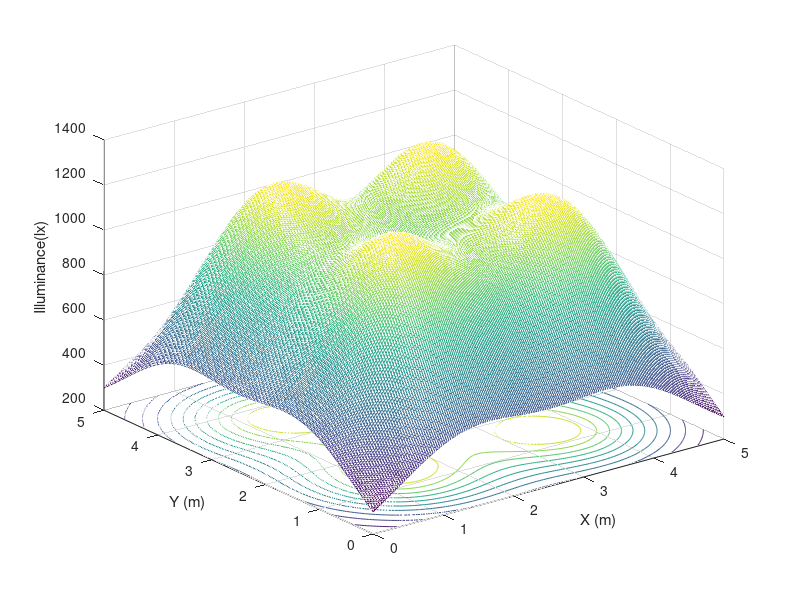

Source code (MATLAB):
clc;
clear;
theta =70;
 m = - log10 (2) / log10 ( cosd ( theta )); 
l_x =5; l_y =5; l_z =3; 
I_0=0.73;
 x = linspace (0 , l_x , l_x*40 );
 y = linspace (0 , l_y , l_x*40 );
 [ XR , YR ]= meshgrid (x , y ); 
 h=1.65;
 LED_origin_x=1;LED_origin_y=1;
 E_hor_sum=0;
 for i=1:60
     for j=1:60
  LED_x=LED_origin_x+(i-1)*0.01;LED_y=LED_origin_y+(j-1)*0.01;
 D_d = sqrt (( LED_x - XR ) .^2+( LED_y - YR ) .^2+ h ^2) ;
 cosphi = h ./ D_d ; 
 E_hor_sum=E_hor_sum+(I_0 *  cosphi.^(m+1)) ./(D_d.^2);
     end
 end
 E2=rot90(E_hor_sum,1);
  E3=rot90(E_hor_sum,2);
 E4=rot90(E_hor_sum,3);
 E_total=E_hor_sum+E2+E3+E4;
meshc(x,y,E_total);
xlabel('X (m)');
ylabel('Y (m)');
zlabel('Illuminance(lx)');
max_lluminance=max(max(E_total))
min_lluminance=min(min(E_total))


